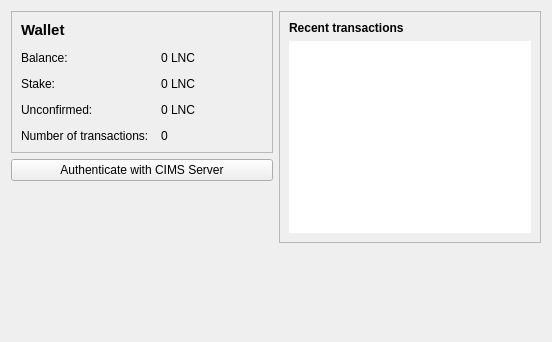
<?xml version="1.0" encoding="UTF-8"?>
<ui version="4.0">
 <class>OverviewPage</class>
 <widget class="QWidget" name="OverviewPage">
  <property name="geometry">
   <rect>
    <x>0</x>
    <y>0</y>
    <width>552</width>
    <height>342</height>
   </rect>
  </property>
  <property name="windowTitle">
   <string>Form</string>
  </property>
  <layout class="QHBoxLayout" name="horizontalLayout" stretch="1,1">
   <item>
    <layout class="QVBoxLayout" name="verticalLayout_2">
     <item>
      <widget class="QFrame" name="frame">
       <property name="frameShape">
        <enum>QFrame::StyledPanel</enum>
       </property>
       <property name="frameShadow">
        <enum>QFrame::Raised</enum>
       </property>
       <layout class="QFormLayout" name="formLayout_2">
        <property name="fieldGrowthPolicy">
         <enum>QFormLayout::AllNonFixedFieldsGrow</enum>
        </property>
        <property name="horizontalSpacing">
         <number>12</number>
        </property>
        <property name="verticalSpacing">
         <number>12</number>
        </property>
        <item row="2" column="0">
         <widget class="QLabel" name="label">
          <property name="text">
           <string>Balance:</string>
          </property>
         </widget>
        </item>
        <item row="2" column="1">
         <widget class="QLabel" name="labelBalance">
          <property name="text">
           <string notr="true">0 LNC</string>
          </property>
         </widget>
        </item>
        <item row="5" column="0">
         <widget class="QLabel" name="label_2">
          <property name="text">
           <string>Number of transactions:</string>
          </property>
         </widget>
        </item>
        <item row="5" column="1">
         <widget class="QLabel" name="labelNumTransactions">
          <property name="text">
           <string>0</string>
          </property>
         </widget>
        </item>
        <item row="4" column="0">
         <widget class="QLabel" name="label_3">
          <property name="text">
           <string>Unconfirmed:</string>
          </property>
         </widget>
        </item>
        <item row="4" column="1">
         <widget class="QLabel" name="labelUnconfirmed">
          <property name="text">
           <string notr="true">0 LNC</string>
          </property>
         </widget>
        </item>
        <item row="3" column="0">
         <widget class="QLabel" name="label_6">
          <property name="text">
           <string>Stake:</string>
          </property>
         </widget>
        </item>
        <item row="3" column="1">
         <widget class="QLabel" name="labelStake">
          <property name="text">
           <string notr="true">0 LNC</string>
          </property>
         </widget>
        </item>
        <item row="1" column="0">
         <widget class="QLabel" name="label_5">
          <property name="font">
           <font>
            <pointsize>11</pointsize>
            <weight>75</weight>
            <bold>true</bold>
           </font>
          </property>
          <property name="text">
           <string>Wallet</string>
          </property>
         </widget>
        </item>
       </layout>
      </widget>
     </item>
     <item>
      <widget class="QPushButton" name="pushButton">
       <property name="text">
        <string>Authenticate with CIMS Server</string>
       </property>
      </widget>
     </item>
     <item>
      <spacer name="verticalSpacer">
       <property name="orientation">
        <enum>Qt::Vertical</enum>
       </property>
       <property name="sizeHint" stdset="0">
        <size>
         <width>20</width>
         <height>40</height>
        </size>
       </property>
      </spacer>
     </item>
    </layout>
   </item>
   <item>
    <layout class="QVBoxLayout" name="verticalLayout_3">
     <item>
      <widget class="QFrame" name="frame_2">
       <property name="frameShape">
        <enum>QFrame::StyledPanel</enum>
       </property>
       <property name="frameShadow">
        <enum>QFrame::Raised</enum>
       </property>
       <layout class="QVBoxLayout" name="verticalLayout">
        <item>
         <widget class="QLabel" name="label_4">
          <property name="text">
           <string>&lt;b&gt;Recent transactions&lt;/b&gt;</string>
          </property>
         </widget>
        </item>
        <item>
         <widget class="QListView" name="listTransactions">
          <property name="frameShape">
           <enum>QFrame::NoFrame</enum>
          </property>
          <property name="verticalScrollBarPolicy">
           <enum>Qt::ScrollBarAlwaysOff</enum>
          </property>
          <property name="horizontalScrollBarPolicy">
           <enum>Qt::ScrollBarAlwaysOff</enum>
          </property>
         </widget>
        </item>
       </layout>
      </widget>
     </item>
     <item>
      <spacer name="verticalSpacer_2">
       <property name="orientation">
        <enum>Qt::Vertical</enum>
       </property>
       <property name="sizeHint" stdset="0">
        <size>
         <width>20</width>
         <height>40</height>
        </size>
       </property>
      </spacer>
     </item>
    </layout>
   </item>
  </layout>
 </widget>
 <resources/>
 <connections/>
</ui>
